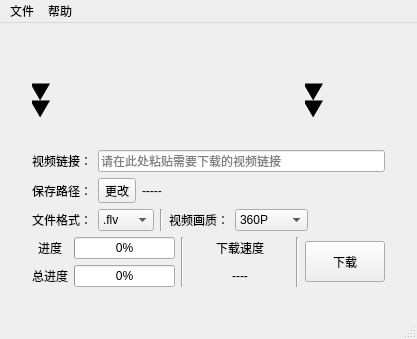
<?xml version="1.0" encoding="UTF-8"?>
<ui version="4.0">
 <class>bilibili_downloader</class>
 <widget class="QMainWindow" name="bilibili_downloader">
  <property name="geometry">
   <rect>
    <x>0</x>
    <y>0</y>
    <width>417</width>
    <height>339</height>
   </rect>
  </property>
  <property name="windowTitle">
   <string>B站下载小工具</string>
  </property>
  <property name="windowIcon">
   <iconset>
    <normaloff>../static/ico.png</normaloff>../static/ico.png</iconset>
  </property>
  <widget class="QWidget" name="centralwidget">
   <layout class="QHBoxLayout" name="horizontalLayout_6" stretch="1,3,1">
    <item>
     <spacer name="horizontalSpacer">
      <property name="orientation">
       <enum>Qt::Horizontal</enum>
      </property>
      <property name="sizeHint" stdset="0">
       <size>
        <width>2</width>
        <height>0</height>
       </size>
      </property>
     </spacer>
    </item>
    <item>
     <layout class="QVBoxLayout" name="verticalLayout">
      <item>
       <spacer name="verticalSpacer">
        <property name="orientation">
         <enum>Qt::Vertical</enum>
        </property>
        <property name="sizeHint" stdset="0">
         <size>
          <width>13</width>
          <height>13</height>
         </size>
        </property>
       </spacer>
      </item>
      <item>
       <layout class="QHBoxLayout" name="horizontalLayout">
        <item>
         <spacer name="horizontalSpacer_3">
          <property name="orientation">
           <enum>Qt::Horizontal</enum>
          </property>
          <property name="sizeHint" stdset="0">
           <size>
            <width>40</width>
            <height>20</height>
           </size>
          </property>
         </spacer>
        </item>
        <item>
         <widget class="QLabel" name="label_4">
          <property name="minimumSize">
           <size>
            <width>80</width>
            <height>80</height>
           </size>
          </property>
          <property name="maximumSize">
           <size>
            <width>83</width>
            <height>80</height>
           </size>
          </property>
          <property name="font">
           <font>
            <family>Adobe Devanagari</family>
            <pointsize>36</pointsize>
           </font>
          </property>
          <property name="text">
           <string>⏬</string>
          </property>
         </widget>
        </item>
        <item>
         <widget class="QLabel" name="label">
          <property name="minimumSize">
           <size>
            <width>181</width>
            <height>91</height>
           </size>
          </property>
          <property name="maximumSize">
           <size>
            <width>181</width>
            <height>91</height>
           </size>
          </property>
          <property name="autoFillBackground">
           <bool>true</bool>
          </property>
          <property name="text">
           <string/>
          </property>
          <property name="pixmap">
           <pixmap>../static/bilibili_logo.png</pixmap>
          </property>
          <property name="scaledContents">
           <bool>true</bool>
          </property>
         </widget>
        </item>
        <item>
         <widget class="QLabel" name="label_5">
          <property name="minimumSize">
           <size>
            <width>80</width>
            <height>80</height>
           </size>
          </property>
          <property name="maximumSize">
           <size>
            <width>83</width>
            <height>80</height>
           </size>
          </property>
          <property name="font">
           <font>
            <family>Adobe Devanagari</family>
            <pointsize>36</pointsize>
           </font>
          </property>
          <property name="text">
           <string>⏬</string>
          </property>
         </widget>
        </item>
        <item>
         <spacer name="horizontalSpacer_4">
          <property name="orientation">
           <enum>Qt::Horizontal</enum>
          </property>
          <property name="sizeHint" stdset="0">
           <size>
            <width>40</width>
            <height>20</height>
           </size>
          </property>
         </spacer>
        </item>
       </layout>
      </item>
      <item>
       <layout class="QHBoxLayout" name="horizontalLayout_2">
        <item>
         <widget class="QLabel" name="label_2">
          <property name="text">
           <string>视频链接：</string>
          </property>
         </widget>
        </item>
        <item>
         <widget class="QLineEdit" name="url">
          <property name="dragEnabled">
           <bool>false</bool>
          </property>
          <property name="placeholderText">
           <string>请在此处粘贴需要下载的视频链接</string>
          </property>
         </widget>
        </item>
       </layout>
      </item>
      <item>
       <layout class="QHBoxLayout" name="horizontalLayout_5" stretch="0,0,1">
        <item>
         <widget class="QLabel" name="label_3">
          <property name="text">
           <string>保存路径：</string>
          </property>
         </widget>
        </item>
        <item>
         <widget class="QToolButton" name="change_save_path">
          <property name="text">
           <string>更改</string>
          </property>
         </widget>
        </item>
        <item>
         <widget class="QLabel" name="save_path">
          <property name="text">
           <string>-----</string>
          </property>
          <property name="alignment">
           <set>Qt::AlignLeading|Qt::AlignLeft|Qt::AlignVCenter</set>
          </property>
         </widget>
        </item>
       </layout>
      </item>
      <item>
       <layout class="QHBoxLayout" name="horizontalLayout_3" stretch="0,0,0,0,0,0">
        <item>
         <widget class="QLabel" name="label_7">
          <property name="text">
           <string>文件格式：</string>
          </property>
          <property name="alignment">
           <set>Qt::AlignLeading|Qt::AlignLeft|Qt::AlignVCenter</set>
          </property>
         </widget>
        </item>
        <item>
         <widget class="QComboBox" name="video_format">
          <item>
           <property name="text">
            <string>.flv</string>
           </property>
          </item>
          <item>
           <property name="text">
            <string>.mp4</string>
           </property>
          </item>
         </widget>
        </item>
        <item>
         <widget class="Line" name="line_3">
          <property name="orientation">
           <enum>Qt::Vertical</enum>
          </property>
         </widget>
        </item>
        <item>
         <widget class="QLabel" name="label_11">
          <property name="text">
           <string>视频画质：</string>
          </property>
          <property name="alignment">
           <set>Qt::AlignLeading|Qt::AlignLeft|Qt::AlignVCenter</set>
          </property>
         </widget>
        </item>
        <item>
         <widget class="QComboBox" name="video_quality">
          <item>
           <property name="text">
            <string>360P</string>
           </property>
          </item>
          <item>
           <property name="text">
            <string>480P</string>
           </property>
          </item>
          <item>
           <property name="text">
            <string>720P</string>
           </property>
          </item>
          <item>
           <property name="text">
            <string>1080P</string>
           </property>
          </item>
          <item>
           <property name="text">
            <string>1080P+</string>
           </property>
          </item>
         </widget>
        </item>
        <item>
         <spacer name="horizontalSpacer_5">
          <property name="orientation">
           <enum>Qt::Horizontal</enum>
          </property>
          <property name="sizeHint" stdset="0">
           <size>
            <width>40</width>
            <height>20</height>
           </size>
          </property>
         </spacer>
        </item>
       </layout>
      </item>
      <item>
       <layout class="QHBoxLayout" name="horizontalLayout_4">
        <item>
         <layout class="QGridLayout" name="gridLayout">
          <item row="1" column="0">
           <widget class="QLabel" name="label_9">
            <property name="text">
             <string>总进度</string>
            </property>
            <property name="alignment">
             <set>Qt::AlignCenter</set>
            </property>
           </widget>
          </item>
          <item row="1" column="1">
           <widget class="QProgressBar" name="all_progress_bar">
            <property name="maximum">
             <number>100</number>
            </property>
            <property name="value">
             <number>0</number>
            </property>
           </widget>
          </item>
          <item row="0" column="1">
           <widget class="QProgressBar" name="progress_bar">
            <property name="value">
             <number>0</number>
            </property>
           </widget>
          </item>
          <item row="0" column="0">
           <widget class="QLabel" name="label_8">
            <property name="text">
             <string>进度</string>
            </property>
            <property name="alignment">
             <set>Qt::AlignCenter</set>
            </property>
           </widget>
          </item>
         </layout>
        </item>
        <item>
         <widget class="Line" name="line">
          <property name="orientation">
           <enum>Qt::Vertical</enum>
          </property>
         </widget>
        </item>
        <item>
         <layout class="QVBoxLayout" name="verticalLayout_3">
          <item>
           <widget class="QLabel" name="label_10">
            <property name="minimumSize">
             <size>
              <width>100</width>
              <height>0</height>
             </size>
            </property>
            <property name="text">
             <string>下载速度</string>
            </property>
            <property name="alignment">
             <set>Qt::AlignCenter</set>
            </property>
           </widget>
          </item>
          <item>
           <widget class="QLabel" name="speed">
            <property name="text">
             <string>----</string>
            </property>
            <property name="scaledContents">
             <bool>false</bool>
            </property>
            <property name="alignment">
             <set>Qt::AlignCenter</set>
            </property>
           </widget>
          </item>
         </layout>
        </item>
        <item>
         <widget class="Line" name="line_2">
          <property name="orientation">
           <enum>Qt::Vertical</enum>
          </property>
         </widget>
        </item>
        <item>
         <widget class="QPushButton" name="download_button">
          <property name="minimumSize">
           <size>
            <width>71</width>
            <height>41</height>
           </size>
          </property>
          <property name="text">
           <string>下载</string>
          </property>
         </widget>
        </item>
       </layout>
      </item>
      <item>
       <spacer name="verticalSpacer_2">
        <property name="orientation">
         <enum>Qt::Vertical</enum>
        </property>
        <property name="sizeHint" stdset="0">
         <size>
          <width>13</width>
          <height>13</height>
         </size>
        </property>
       </spacer>
      </item>
     </layout>
    </item>
    <item>
     <spacer name="horizontalSpacer_2">
      <property name="orientation">
       <enum>Qt::Horizontal</enum>
      </property>
      <property name="sizeHint" stdset="0">
       <size>
        <width>0</width>
        <height>0</height>
       </size>
      </property>
     </spacer>
    </item>
   </layout>
  </widget>
  <widget class="QMenuBar" name="menubar">
   <property name="geometry">
    <rect>
     <x>0</x>
     <y>0</y>
     <width>417</width>
     <height>26</height>
    </rect>
   </property>
   <widget class="QMenu" name="menu">
    <property name="title">
     <string>文件</string>
    </property>
    <addaction name="open_base_dir"/>
    <addaction name="read_log"/>
    <addaction name="separator"/>
    <addaction name="quit"/>
   </widget>
   <widget class="QMenu" name="menu_2">
    <property name="title">
     <string>帮助</string>
    </property>
    <addaction name="help_text"/>
    <addaction name="about_this"/>
   </widget>
   <addaction name="menu"/>
   <addaction name="menu_2"/>
  </widget>
  <widget class="QStatusBar" name="statusbar"/>
  <action name="quit">
   <property name="text">
    <string>退出</string>
   </property>
  </action>
  <action name="help_text">
   <property name="text">
    <string>帮助文档</string>
   </property>
  </action>
  <action name="about_this">
   <property name="text">
    <string>关于</string>
   </property>
  </action>
  <action name="open_base_dir">
   <property name="text">
    <string>工作文件夹</string>
   </property>
  </action>
  <action name="action_5">
   <property name="text">
    <string>打赏</string>
   </property>
  </action>
  <action name="read_log">
   <property name="text">
    <string>查看日志</string>
   </property>
  </action>
 </widget>
 <resources/>
 <connections/>
</ui>
